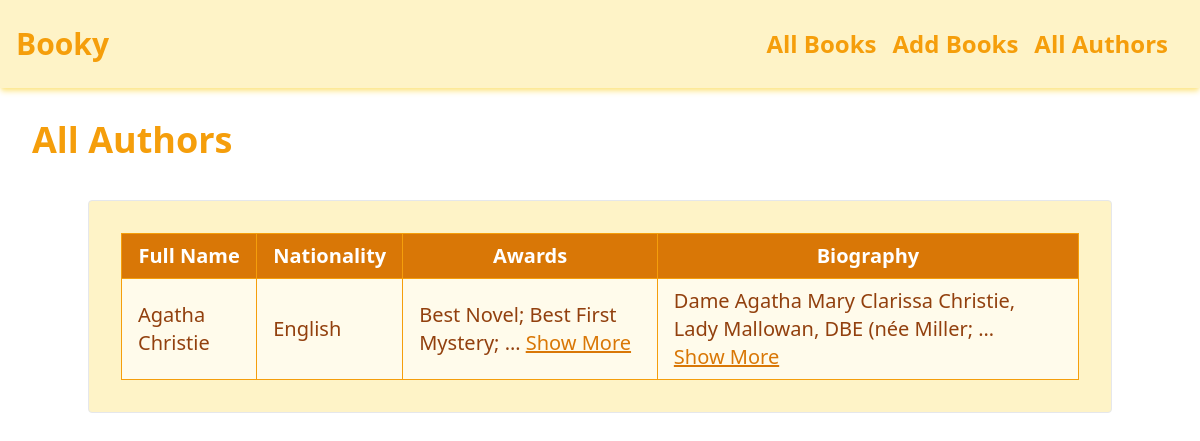
Screenshot of /authors/ with the database file from the repository.
### books/models.py (models this page shows, shortened)
class Author(models.Model):
    full_name = models.CharField(max_length=100)
    nationality = models.CharField(max_length=100, null=True, blank=True)
    awards = models.TextField(null=True, blank=True)
    biography = models.TextField(null=True, blank=True)

### books/views.py (the view)
# urls.py: path('authors/', views.all_authors, name='all_authors'),
def all_authors(request):
    authors = Author.objects.all()
    return render(request, 'books/authors.html', {'authors': authors})

### books/templates/books/authors.html (shortened to what this page needs)
{% extends "base.html" %}
{% load static %}
    {% block content %}
    <h3 class="font-semibold text-4xl text-amber-500 my-8 ml-8">All Authors</h3>
    <div class="flex justify-center items-center mt-10 flex-col">
        <div class="container w-11/12 text-xl border rounded bg-amber-100 text-amber-800 p-8">
            {% if authors %}
            <div class="grid grid-flow-col">
                <div class="w-full overflow-x-auto">
                    <table class="table-auto w-full border-collapse border border-amber-600 min-w-full">
                        <thead class="bg-amber-600 text-white">
                            <tr>
                                <th scope="col" class="border border-amber-500 px-4 py-2">Full Name</th>
                                <th scope="col" class="border border-amber-500 px-4 py-2">Nationality</th>
                                <th scope="col" class="border border-amber-500 px-4 py-2">Awards</th>
                                <th scope="col" class="border border-amber-500 px-4 py-2">Biography</th>
                            </tr>
                        </thead>
                        <tbody>
                            {% for author in authors %}
                            <tr class="bg-amber-50 hover:bg-orange-200">
                                <td class="border border-amber-500 px-4 py-2">{{ author.full_name }}</td>
                                <td class="border border-amber-500 px-4 py-2">{{ author.nationality|default_if_none:"N/A" }}</td>
                                <td class="border border-amber-500 px-4 py-2">
                                    <span class="short-text">
                                        {{ author.awards|truncatewords:5|default_if_none:"No awards available" }}
                                    </span>
                                    {% if author.awards %}
                                    <button class="toggle-btn text-amber-600 underline" onclick="toggleContent(this)">Show More</button>
                                    {% endif %}
                                </td>
                                <td class="border border-amber-500 px-4 py-2">
                                    <span class="short-text">
                                        {{ author.biography|truncatewords:10|default_if_none:"No biography available" }}
                                    </span>
                                    {% if author.biography %}
                                    <button class="toggle-btn text-amber-600 underline" onclick="toggleContent(this)">Show More</button>
                                    {% endif %}
                                </td>
                            </tr>
                            {% endfor %}
                        </tbody>
                    </table>
                </div>
            </div>
            {% else %}
            <p class="ml-8">No Authors found!</p>
            {% endif %}
        </div>
    </div>
    {% endblock %}

### rows the page displays
Author: full_name "Agatha Christie", nationality "English", awards "Best Novel; Best First Mystery; …", biography "Dame Agatha Mary Clarissa Christie, Lady Mallowan, DBE (née Miller; …"
